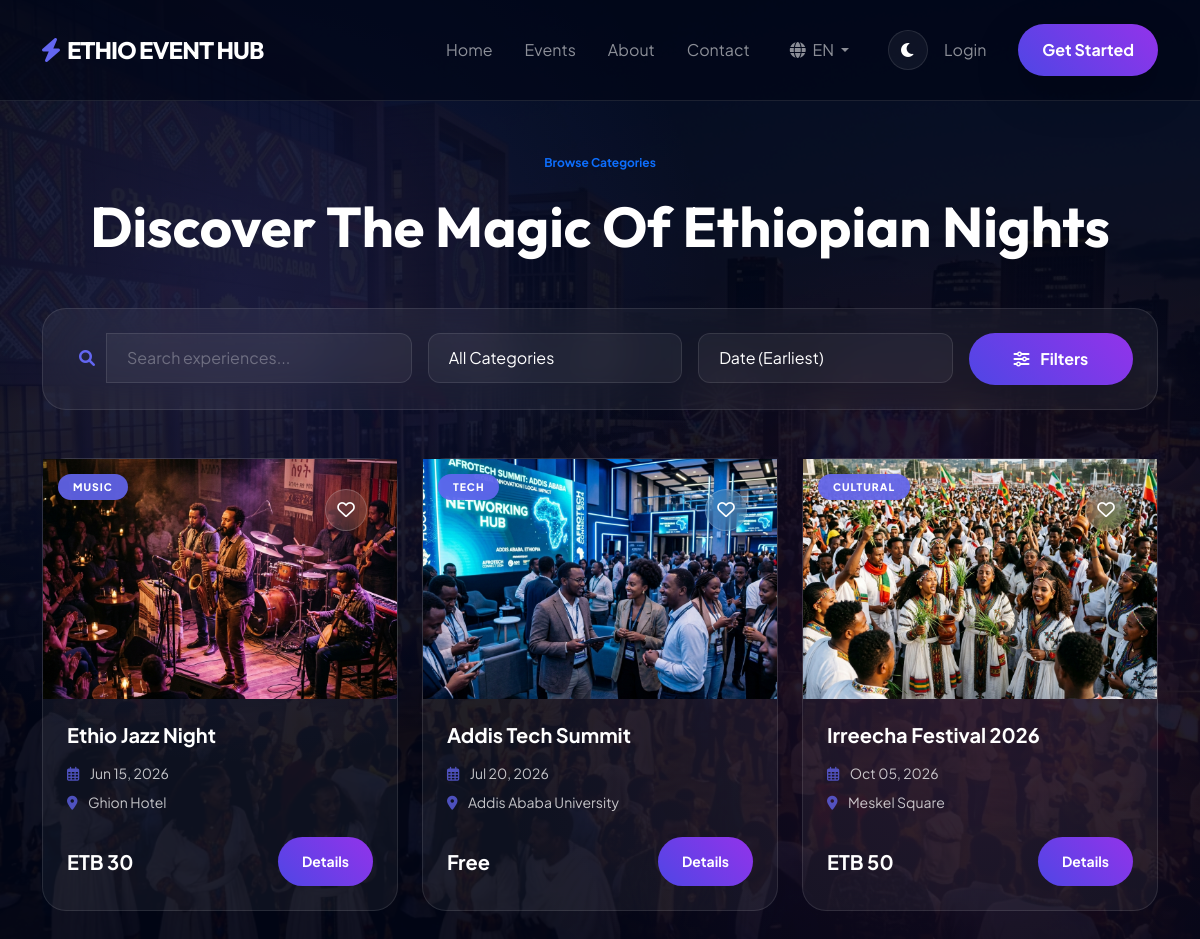
Page /pages/events.php on the committed database.
### tables this page shows
CREATE TABLE events (
    id INT AUTO_INCREMENT PRIMARY KEY,
    organizer_id INT NOT NULL,
    category_id INT NOT NULL,
    title VARCHAR(200) NOT NULL,
    description TEXT,
    event_date DATE NOT NULL,
    venue VARCHAR(200),
    capacity INT DEFAULT 100,
    price DECIMAL(10, 2) DEFAULT 0.00,
    image VARCHAR(255),
    created_at TIMESTAMP DEFAULT CURRENT_TIMESTAMP,
    FOREIGN KEY (organizer_id) REFERENCES users(id) ON DELETE CASCADE,
    FOREIGN KEY (category_id) REFERENCES categories(id) ON DELETE CASCADE
);

CREATE TABLE categories (
    id INT AUTO_INCREMENT PRIMARY KEY,
    name VARCHAR(50) NOT NULL,
    icon VARCHAR(50) DEFAULT 'fa-calendar',
    description TEXT
);

### includes/lang.php (called while the page is built, shortened)
<?php
$lang = $_SESSION['lang'] ?? 'en';
$translations_file = __DIR__ . '/translations.json';
$translations = [];
if (file_exists($translations_file)) {
    $json_content = file_get_contents($translations_file);
    $translations = json_decode($json_content, true);
}
function __($key) {
    global $translations, $lang;
    return $translations[$lang][$key] ?? $translations['en'][$key] ?? $key;
}
?>

### pages/events.php (the view, shortened to what this page needs)
<?php
require_once __DIR__ . '/../includes/lang.php';
$pdo = getDB();
$events = [];
$search = isset($_GET['search']) ? trim($_GET['search']) : '';
$maxPrice = isset($_GET['max_price']) ? (float)$_GET['max_price'] : 2000;
$dateFilter = $_GET['date_filter'] ?? 'all';
$sortBy = $_GET['sort_by'] ?? 'date_asc';
$page = isset($_GET['page']) ? max(1, (int)$_GET['page']) : 1;
$perPage = 9;
$offset = ($page - 1) * $perPage;
try {
    $userId = $_SESSION['user_id'] ?? 0;
    $baseQuery = "
        SELECT e.*, c.name as category_name,
               (SELECT COUNT(*) FROM wishlist WHERE user_id = ? AND event_id = e.id) as is_wishlisted,
               (SELECT COUNT(*) FROM bookings WHERE event_id = e.id) as booking_count
        FROM events e
        JOIN categories c ON e.category_id = c.id
        WHERE 1=1
    ";
    $params = [$userId];
    $baseQuery .= " AND e.price <= ?";
    $params[] = $maxPrice;
    switch($dateFilter) {
        default:
            $baseQuery .= " AND DATE(e.event_date) >= CURDATE()";
    }
    switch($sortBy) {
        default: $baseQuery .= " ORDER BY e.event_date ASC";
    }
    $baseQuery .= " LIMIT ? OFFSET ?";
    $stmt = $pdo->prepare($baseQuery);
    foreach ($params as $k => $v) {
        $stmt->bindValue($k + 1, $v);
    }
    $stmt->bindValue(count($params) + 1, (int)$perPage, PDO::PARAM_INT);
    $stmt->bindValue(count($params) + 2, (int)$offset, PDO::PARAM_INT);
    $stmt->execute();
    $events = $stmt->fetchAll(PDO::FETCH_ASSOC);
} catch (PDOException $e) {
    error_log("Events query error: " . $e->getMessage());
    $error = "Unable to load events.";
}
function getEventImage($category, $dbImage) {
    if (!empty($dbImage)) {
        $path = '../assets/images/' . $dbImage;
        if (file_exists(__DIR__ . '/' . $path)) {
            return $path;
        }
    }
    $localMap = [
        'Music' => '../assets/images/jazz.jpg',
        'Tech' => '../assets/images/tech.jpg',
        'Cultural' => '../assets/images/irreecha.jpg'
    ];
    return $localMap[$category] ?? '../assets/images/hero.png';
}
?>
<!DOCTYPE html>
<html lang="en">
<head>
    <link href="https://cdn.jsdelivr.net/npm/bootstrap@5.3.0/dist/css/bootstrap.min.css" rel="stylesheet">
    <link rel="stylesheet" href="https://cdnjs.cloudflare.com/ajax/libs/font-awesome/6.0.0/css/all.min.css">
    <link rel="stylesheet" href="../assets/css/style.css">
</head>
<body>
    <?php require_once __DIR__ . '/../includes/navbar.php'; ?>
    <div class="container py-5">
        <header class="text-center mb-5 animate-fade-in">
            <span class="badge bg-soft-primary text-primary mb-3 px-3 py-2 rounded-pill"><?= __('browse_categories') ?></span>
            <h1 class="display-4 fw-bold text-white mb-3"><?= __('welcome') ?></h1>
        </header>
        <div class="search-container p-4 mb-5 animate-fade-in">
            <form action="" method="GET" id="filterForm">
                <div class="row g-3">
                    <div class="col-md-4">
                        <div class="input-group">
                            <span class="input-group-text bg-transparent border-0"><i class="fas fa-search text-accent"></i></span>
                            <input type="text" name="search" class="form-control bg-transparent border-0 text-white" placeholder="Search experiences..." value="<?= htmlspecialchars($search) ?>">
                        </div>
                    </div>
                    <div class="col-md-3">
                        <select name="category_id" class="form-select bg-transparent border-0 text-white" onchange="this.form.submit()">
                            <option value="0" class="text-dark">All Categories</option>
                        </select>
                    </div>
                    <div class="col-md-3">
                        <select name="sort_by" class="form-select bg-transparent border-0 text-white" onchange="this.form.submit()">
                            <option value="date_asc" <?= $sortBy == 'date_asc' ? 'selected' : '' ?> class="text-dark">Date (Earliest)</option>
                        </select>
                    </div>
                    <div class="col-md-2 d-grid">
                        <button type="button" class="btn btn-primary rounded-pill" data-bs-toggle="collapse" data-bs-target="#advancedFilters">
                            <i class="fas fa-sliders-h me-2"></i> Filters
                        </button>
                    </div>
                </div>
            </form>
        </div>
        <div id="searchResults" class="row">
            <?php if (empty($events)): ?>
                <div class="col-12 text-center py-5 text-white-50">
                    <i class="fas fa-search fa-3x mb-3"></i>
                    <p><?= __('no_events_found') ?? 'No upcoming events found matching your criteria.' ?></p>
                </div>
            <?php else: foreach ($events as $e):
                $price = $e['price'] > 0 ? 'ETB ' . number_format($e['price'], 0) : 'Free';
                $img = getEventImage($e['category_name'], $e['image']);
            ?>
                <div class="col-md-6 col-lg-4 mb-4">
                    <div class="card h-100 border-0">
                        <div style="background-image: url('<?= $img ?>'); height: 240px; background-size: cover; background-position: center; position: relative;">
                            <div class="event-badge" style="position: absolute; top: 15px; left: 15px; color: white; padding: 5px 15px; border-radius: 50px; font-weight: 800; font-size: 0.65rem; background: rgba(0,0,0,0.5); backdrop-filter: blur(10px);"><?= htmlspecialchars($e['category_name']) ?></div>
                            <div style="position: absolute; top: 15px; right: 15px;">
                                <button class="btn-wishlist <?= $e['is_wishlisted'] ? 'active' : '' ?>" onclick="event.preventDefault(); toggleWishlist(<?= $e['id'] ?>, this)">
                                    <i class="<?= $e['is_wishlisted'] ? 'fa-solid' : 'fa-regular' ?> fa-heart"></i>
                                </button>
                            </div>
                        </div>
                        <div class="card-body p-4">
                            <h4 class="card-title fw-bold h5 text-white mb-3"><?= htmlspecialchars($e['title']) ?></h4>
                            <div class="d-flex flex-column gap-2 mb-4 opacity-75 text-white small">
                                <div><i class="far fa-calendar-alt me-2 text-accent"></i> <?= date('M d, Y', strtotime($e['event_date'])) ?></div>
                                <div><i class="fas fa-map-marker-alt me-2 text-accent"></i> <?= htmlspecialchars($e['venue']) ?></div>
                            </div>
                            <div class="d-flex justify-content-between align-items-center">
                                <span class="fw-bold text-white fs-5"><?= $price ?></span>
                                <a href="event_details.php?id=<?= $e['id'] ?>" class="btn btn-primary btn-sm px-4">Details</a>
                            </div>
                        </div>
                    </div>
                </div>
            <?php endforeach; endif; ?>
        </div>
    </div>
</body>
</html>

### assets/css/style.css (style rules this page uses)
:root { --primary: #0f172a; --accent: #6366f1; --accent-light: #a5b4fc; --secondary: #ec4899; --bg-color: #f8fafc; --text-color: #0f172a; --card-bg: rgba(255, 255, 255, 0.8); --nav-bg: rgba(255, 255, 255, 0.8); --glass: rgba(255, 255, 255, 0.5); --glass-border: rgba(0, 0, 0, 0.1); }
[data-theme="dark"] { --bg-color: #020617; --text-color: #ffffff; --card-bg: rgba(255, 255, 255, 0.03); --nav-bg: rgba(2, 6, 23, 0.8); --glass: rgba(255, 255, 255, 0.05); --glass-border: rgba(255, 255, 255, 0.1); }
body { background: var(--bg-color); color: var(--text-color); font-family: 'Plus Jakarta Sans', sans-serif; overflow-x: hidden; transition: background 0.4s ease, color 0.4s ease; }
h1, h2, h3, .navbar-brand { font-family: 'Outfit', sans-serif; }
.animate-fade-in { animation: fadeIn 1s ease forwards; }
.card, .stat-item, .category-card { background: var(--glass) !important; -webkit-backdrop-filter: var(--glass-blur); backdrop-filter: var(--glass-blur); border: 1px solid var(--glass-border) !important; border-radius: 24px; transition: all 0.4s cubic-bezier(0.4, 0, 0.2, 1); color: var(--white) !important; }
.event-badge { background: rgba(99, 102, 241, 0.9) !important; -webkit-backdrop-filter: blur(5px); backdrop-filter: blur(5px); text-transform: uppercase; letter-spacing: 1px; }
.btn-primary { background: linear-gradient(45deg, #4f46e5, #9333ea); border: none; border-radius: 100px; padding: 14px 40px; font-weight: 700; transition: all 0.3s ease; }
.btn-wishlist { position: absolute; top: 15px; right: 15px; width: 42px; height: 42px; background: rgba(255, 255, 255, 0.1); -webkit-backdrop-filter: blur(10px); backdrop-filter: blur(10px); border: 1px solid rgba(255, 255, 255, 0.2); border-radius: 50%; display: flex; align-items: center; justify-content: center; color: white; cursor: pointer; transition: all 0.4s cubic-bezier(0.175, 0.885, 0.32, 1.275); z-index: 10; padding: 0; }
.btn-wishlist i { font-size: 1.1rem; transition: transform 0.3s ease; }
.text-accent { color: var(--accent) !important; }

### pages/events.php (style rules this page uses)
body { background: #020617; }
.search-container { background: rgba(255, 255, 255, 0.05); backdrop-filter: blur(20px); border: 1px solid rgba(255, 255, 255, 0.1); border-radius: 24px; padding: 30px; margin-bottom: 50px; }
.form-control, .form-select { background: rgba(255, 255, 255, 0.05) !important; border: 1px solid rgba(255, 255, 255, 0.1) !important; color: white !important; border-radius: 12px; padding: 12px 20px; }
.form-control::placeholder { color: rgba(255,255,255,0.3); }

### rows in the picture
events: category+image (picture), category.name "MUSIC", title "Ethio Jazz Night", event_date "Jun 15, 2026", venue "Ghion Hotel", price "ETB 30"
events: category+image (picture), category.name "TECH", title "Addis Tech Summit", event_date "Jul 20, 2026", venue "Addis Ababa University", price "Free"
events: category+image (picture), category.name "CULTURAL", title "Irreecha Festival 2026", event_date "Oct 05, 2026", venue "Meskel Square", price "ETB 50"

### other values in the picture
__('home') "Home"
__('events') "Events"
__('about') "About"
__('contact') "Contact"
$lang "EN"
__('login') "Login"
__('get_started') "Get Started"
__('browse_categories') "Browse Categories"
__('welcome') "Discover The Magic Of Ethiopian Nights"
